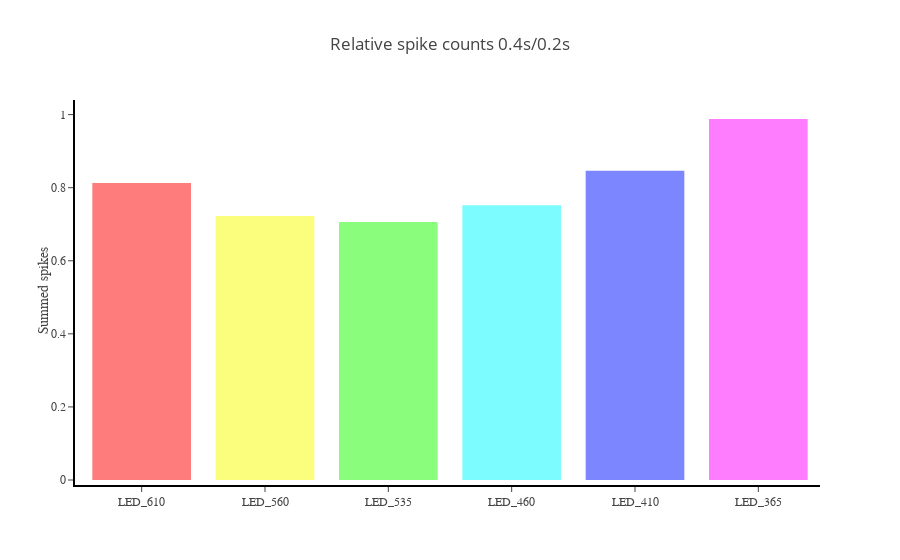

Notebook code for this chart:
### Markdown cell above
Obviously, this is only the beginning of the analysis. Ideally, one want to calculate this for each cell individually. Which is possible. This notebook only wants to give a general idea.

### Code cell
fig = go.Figure()
fig.add_trace(go.Bar(x=CT.names[::2], y=df["spikes_per_s"][1::3].to_numpy()/df["spikes_per_s"][::3].to_numpy(), marker_color=CT.colours[::2], name="0.2s"))
fig.update_layout(template="scatter_template", title="Relative spike counts 0.4s/0.2s")
fig.update_yaxes(title="Summed spikes")

### Figure 1 — Plotly figure (JSON) as saved in the notebook; plotly's stock layout.template omitted (floating-point values rounded to 4 significant figures)
{"data": [{"marker": {"color": ["#fe7c7c", "#fafe7c", "#8afe7c", "#7cfcfe", "#7c86fe", "#fe7cfe"]}, "name": "0.2s", "type": "bar", "x": ["LED_610", "LED_560", "LED_535", "LED_460", "LED_410", "LED_365"], "y": [0.8132, 0.7225, 0.7063, 0.7519, 0.8464, 0.988]}], "layout": {"autosize": true, "title": {"text": "Relative spike counts 0.4s/0.2s"}, "xaxis": {"autorange": true, "range": [-0.5, 5.5], "type": "category"}, "yaxis": {"autorange": true, "range": [0, 1.04], "title": {"text": "Summed spikes"}, "type": "linear"}}}
